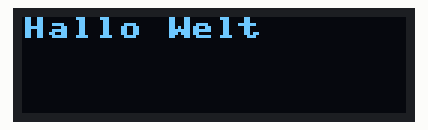
Bench run of a program on a simulated ESP32 board running MicroPython. On the bench: 128×32 one-colour display. Library files of the repository ran but are not shown: ssd1306.py. At 0.1 s the program stops and its outputs stay as they are.

Above: at 0.2 s.

The program:

OledTest.py
```python
"""
We then have some methods to manage the display:

poweroff(), turns off the screen. Convenient for battery operation.
contrast(), to adjust the contrast
invert(), invert the colors of the screen (finally white and black!)
show(), to refresh the view
fill(), to fill the screen in black (1) or white (0)
pixel(), to turn on a particular pixel
scroll(), scroll the screen.
text(), to display on text at the indicated x, y position
Draw lines hline(sx,sy,ex,ey,tl) - start-x, start-y, end-x, end-y, line thikness
vline(sx,sy,ex,ey,tl) - start-x, start-y, end-x, end-y, line thikness
or any line line()
Draw a rect rect rectangle() or rectangle filled fill_rect()
"""
import machine, ssd1306

i2c = machine.I2C(scl=machine.Pin(4), sda=machine.Pin(5), freq=100000)
oled = ssd1306.SSD1306_I2C(128, 32, i2c, 0x3c)

def Oled_Text(TText,TPositX,TPositY):
    oled.fill(0)
    oled.text(TText, TPositX, TPositY)
    oled.show()


Oled_Text("Hallo Welt", 0, 0)
```
